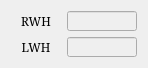
   <widget class="QWidget" name="gridLayoutWidget_6">
    <property name="geometry">
     <rect>
      <x>10</x>
      <y>490</y>
      <width>128</width>
      <height>61</height>
     </rect>
    </property>
    <layout class="QGridLayout" name="gridLayout_5">
     <item row="1" column="0">
      <widget class="QLabel" name="label_27">
       <property name="sizePolicy">
        <sizepolicy hsizetype="Fixed" vsizetype="Fixed">
         <horstretch>0</horstretch>
         <verstretch>0</verstretch>
        </sizepolicy>
       </property>
       <property name="minimumSize">
        <size>
         <width>50</width>
         <height>20</height>
        </size>
       </property>
       <property name="maximumSize">
        <size>
         <width>50</width>
         <height>20</height>
        </size>
       </property>
       <property name="font">
        <font>
         <family>Serif</family>
         <pointsize>9</pointsize>
        </font>
       </property>
       <property name="text">
        <string>LWH</string>
       </property>
       <property name="alignment">
        <set>Qt::AlignCenter</set>
       </property>
      </widget>
     </item>
     <item row="0" column="0">
      <widget class="QLabel" name="label_25">
       <property name="sizePolicy">
        <sizepolicy hsizetype="Fixed" vsizetype="Fixed">
         <horstretch>0</horstretch>
         <verstretch>0</verstretch>
        </sizepolicy>
       </property>
       <property name="minimumSize">
        <size>
         <width>50</width>
         <height>20</height>
        </size>
       </property>
       <property name="maximumSize">
        <size>
         <width>50</width>
         <height>20</height>
        </size>
       </property>
       <property name="font">
        <font>
         <family>Serif</family>
         <pointsize>9</pointsize>
        </font>
       </property>
       <property name="text">
        <string>RWH</string>
       </property>
       <property name="alignment">
        <set>Qt::AlignCenter</set>
       </property>
      </widget>
     </item>
     <item row="1" column="1">
      <widget class="QLineEdit" name="LE_JOINT_LWH">
       <property name="enabled">
        <bool>false</bool>
       </property>
       <property name="sizePolicy">
        <sizepolicy hsizetype="Fixed" vsizetype="Fixed">
         <horstretch>0</horstretch>
         <verstretch>0</verstretch>
        </sizepolicy>
       </property>
       <property name="minimumSize">
        <size>
         <width>70</width>
         <height>20</height>
        </size>
       </property>
       <property name="maximumSize">
        <size>
         <width>70</width>
         <height>20</height>
        </size>
       </property>
       <property name="font">
        <font>
         <family>Serif</family>
         <pointsize>9</pointsize>
        </font>
       </property>
       <property name="alignment">
        <set>Qt::AlignRight|Qt::AlignTrailing|Qt::AlignVCenter</set>
       </property>
       <property name="readOnly">
        <bool>true</bool>
       </property>
      </widget>
     </item>
     <item row="0" column="1">
      <widget class="QLineEdit" name="LE_JOINT_RWH">
       <property name="enabled">
        <bool>false</bool>
       </property>
       <property name="sizePolicy">
        <sizepolicy hsizetype="Fixed" vsizetype="Fixed">
         <horstretch>0</horstretch>
         <verstretch>0</verstretch>
        </sizepolicy>
       </property>
       <property name="minimumSize">
        <size>
         <width>70</width>
         <height>20</height>
        </size>
       </property>
       <property name="maximumSize">
        <size>
         <width>70</width>
         <height>20</height>
        </size>
       </property>
       <property name="font">
        <font>
         <family>Serif</family>
         <pointsize>9</pointsize>
        </font>
       </property>
       <property name="alignment">
        <set>Qt::AlignRight|Qt::AlignTrailing|Qt::AlignVCenter</set>
       </property>
       <property name="readOnly">
        <bool>true</bool>
       </property>
      </widget>
     </item>
    </layout>
   </widget>
